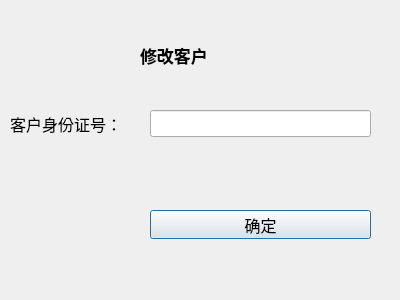
<?xml version="1.0" encoding="UTF-8"?>
<ui version="4.0">
 <class>Dialog</class>
 <widget class="QDialog" name="Dialog">
  <property name="geometry">
   <rect>
    <x>0</x>
    <y>0</y>
    <width>400</width>
    <height>300</height>
   </rect>
  </property>
  <property name="windowTitle">
   <string>Dialog</string>
  </property>
  <widget class="QLabel" name="label">
   <property name="geometry">
    <rect>
     <x>10</x>
     <y>110</y>
     <width>150</width>
     <height>27</height>
    </rect>
   </property>
   <property name="font">
    <font>
     <pointsize>12</pointsize>
    </font>
   </property>
   <property name="text">
    <string>客户身份证号：</string>
   </property>
  </widget>
  <widget class="QPushButton" name="OkBtn">
   <property name="geometry">
    <rect>
     <x>150</x>
     <y>210</y>
     <width>221</width>
     <height>29</height>
    </rect>
   </property>
   <property name="font">
    <font>
     <pointsize>12</pointsize>
    </font>
   </property>
   <property name="autoFillBackground">
    <bool>true</bool>
   </property>
   <property name="text">
    <string>确定</string>
   </property>
  </widget>
  <widget class="QLabel" name="label_5">
   <property name="geometry">
    <rect>
     <x>140</x>
     <y>40</y>
     <width>121</width>
     <height>31</height>
    </rect>
   </property>
   <property name="font">
    <font>
     <family>Bahnschrift SemiCondensed</family>
     <pointsize>13</pointsize>
     <weight>75</weight>
     <bold>true</bold>
    </font>
   </property>
   <property name="text">
    <string>修改客户</string>
   </property>
  </widget>
  <widget class="QLineEdit" name="id">
   <property name="geometry">
    <rect>
     <x>150</x>
     <y>110</y>
     <width>221</width>
     <height>27</height>
    </rect>
   </property>
   <property name="font">
    <font>
     <pointsize>12</pointsize>
    </font>
   </property>
   <property name="text">
    <string/>
   </property>
  </widget>
 </widget>
 <resources/>
 <connections/>
</ui>
